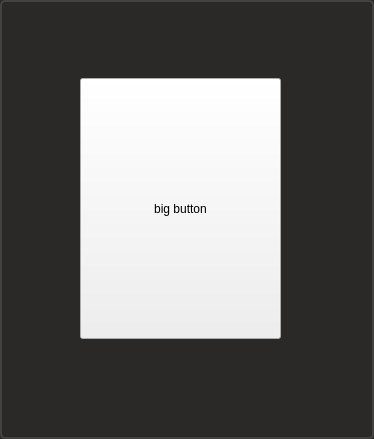
<?xml version="1.0" encoding="UTF-8"?>
<ui version="4.0">
 <class>fileButtonList</class>
 <widget class="QWidget" name="fileButtonList">
  <property name="geometry">
   <rect>
    <x>0</x>
    <y>0</y>
    <width>374</width>
    <height>439</height>
   </rect>
  </property>
  <property name="windowTitle">
   <string>Form</string>
  </property>
  <property name="styleSheet">
   <string notr="true">#fileButtonList
{
background-color:rgb(42, 41, 39);
border: 2px solid rgb(69, 67, 65);
border-radius: 5px

}</string>
  </property>
  <widget class="QPushButton" name="pushButton">
   <property name="geometry">
    <rect>
     <x>80</x>
     <y>78</y>
     <width>201</width>
     <height>261</height>
    </rect>
   </property>
   <property name="text">
    <string>big button</string>
   </property>
  </widget>
 </widget>
 <resources/>
 <connections/>
</ui>
